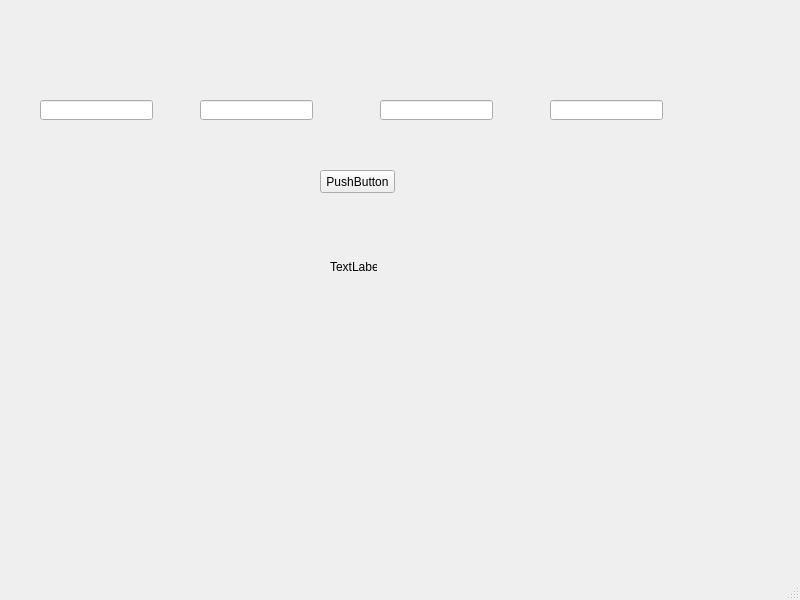
<?xml version="1.0" encoding="UTF-8"?>
<ui version="4.0">
 <class>MainWindow</class>
 <widget class="QMainWindow" name="MainWindow">
  <property name="geometry">
   <rect>
    <x>0</x>
    <y>0</y>
    <width>800</width>
    <height>600</height>
   </rect>
  </property>
  <property name="windowTitle">
   <string>MainWindow</string>
  </property>
  <widget class="QWidget" name="centralwidget">
   <widget class="QLineEdit" name="lineEdit">
    <property name="geometry">
     <rect>
      <x>40</x>
      <y>100</y>
      <width>113</width>
      <height>20</height>
     </rect>
    </property>
   </widget>
   <widget class="QLineEdit" name="lineEdit_2">
    <property name="geometry">
     <rect>
      <x>200</x>
      <y>100</y>
      <width>113</width>
      <height>20</height>
     </rect>
    </property>
   </widget>
   <widget class="QLineEdit" name="lineEdit_3">
    <property name="geometry">
     <rect>
      <x>380</x>
      <y>100</y>
      <width>113</width>
      <height>20</height>
     </rect>
    </property>
   </widget>
   <widget class="QPushButton" name="pushButton">
    <property name="geometry">
     <rect>
      <x>320</x>
      <y>170</y>
      <width>75</width>
      <height>23</height>
     </rect>
    </property>
    <property name="text">
     <string>PushButton</string>
    </property>
   </widget>
   <widget class="QLabel" name="label">
    <property name="geometry">
     <rect>
      <x>330</x>
      <y>260</y>
      <width>47</width>
      <height>13</height>
     </rect>
    </property>
    <property name="text">
     <string>TextLabel</string>
    </property>
   </widget>
   <widget class="QLineEdit" name="lineEdit_4">
    <property name="geometry">
     <rect>
      <x>550</x>
      <y>100</y>
      <width>113</width>
      <height>20</height>
     </rect>
    </property>
   </widget>
  </widget>
  <widget class="QMenuBar" name="menubar">
   <property name="geometry">
    <rect>
     <x>0</x>
     <y>0</y>
     <width>800</width>
     <height>21</height>
    </rect>
   </property>
  </widget>
  <widget class="QStatusBar" name="statusbar"/>
 </widget>
 <resources/>
 <connections/>
</ui>
